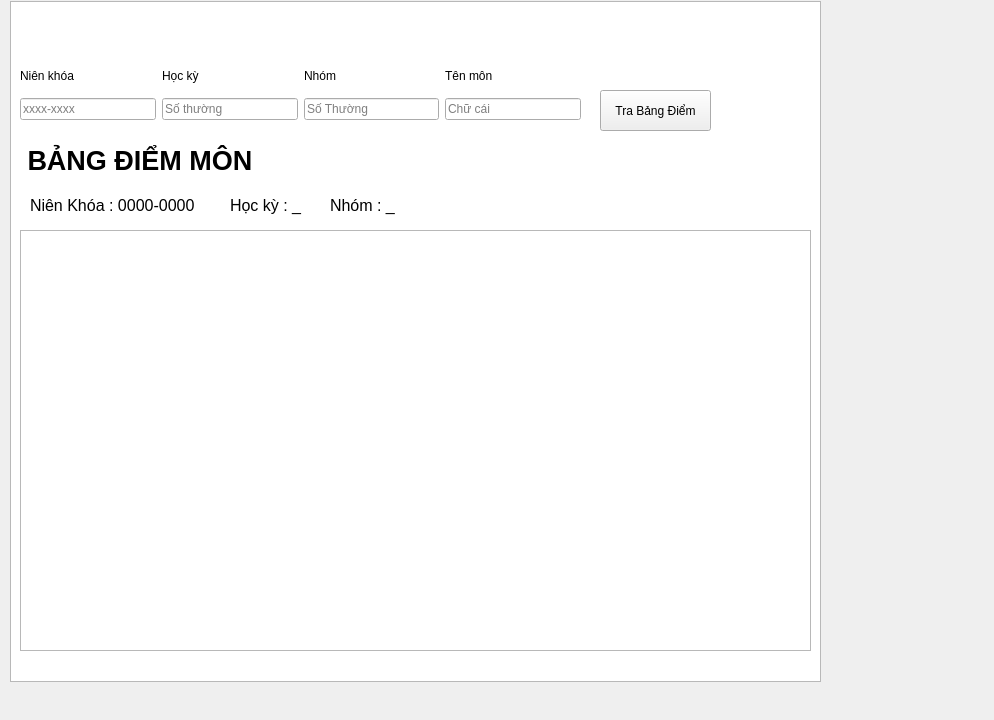
<?xml version="1.0" encoding="UTF-8"?>
<ui version="4.0">
 <class>diem_monhoc</class>
 <widget class="QWidget" name="diem_monhoc">
  <property name="geometry">
   <rect>
    <x>0</x>
    <y>0</y>
    <width>994</width>
    <height>720</height>
   </rect>
  </property>
  <property name="windowTitle">
   <string>Form</string>
  </property>
  <widget class="QLabel" name="label_topic">
   <property name="geometry">
    <rect>
     <x>20</x>
     <y>130</y>
     <width>781</width>
     <height>61</height>
    </rect>
   </property>
   <property name="font">
    <font>
     <pointsize>20</pointsize>
     <bold>true</bold>
    </font>
   </property>
   <property name="text">
    <string> BẢNG ĐIỂM MÔN</string>
   </property>
  </widget>
  <widget class="QTableView" name="tableView">
   <property name="geometry">
    <rect>
     <x>10</x>
     <y>1</y>
     <width>811</width>
     <height>681</height>
    </rect>
   </property>
  </widget>
  <widget class="QTableWidget" name="BangDiem_Widget">
   <property name="geometry">
    <rect>
     <x>20</x>
     <y>230</y>
     <width>791</width>
     <height>421</height>
    </rect>
   </property>
  </widget>
  <widget class="QPushButton" name="pushButton_TraBangDiem">
   <property name="geometry">
    <rect>
     <x>600</x>
     <y>90</y>
     <width>111</width>
     <height>41</height>
    </rect>
   </property>
   <property name="text">
    <string>Tra Bảng Điểm</string>
   </property>
  </widget>
  <widget class="QLabel" name="label_nienkhoa">
   <property name="geometry">
    <rect>
     <x>30</x>
     <y>190</y>
     <width>171</width>
     <height>31</height>
    </rect>
   </property>
   <property name="font">
    <font>
     <pointsize>12</pointsize>
    </font>
   </property>
   <property name="text">
    <string>Niên Khóa : 0000-0000</string>
   </property>
  </widget>
  <widget class="QLabel" name="label_hocky">
   <property name="geometry">
    <rect>
     <x>230</x>
     <y>190</y>
     <width>81</width>
     <height>31</height>
    </rect>
   </property>
   <property name="font">
    <font>
     <pointsize>12</pointsize>
    </font>
   </property>
   <property name="text">
    <string>Học kỳ : _</string>
   </property>
  </widget>
  <widget class="QLabel" name="label_nhom">
   <property name="geometry">
    <rect>
     <x>330</x>
     <y>190</y>
     <width>81</width>
     <height>31</height>
    </rect>
   </property>
   <property name="font">
    <font>
     <pointsize>12</pointsize>
    </font>
   </property>
   <property name="text">
    <string>Nhóm : _</string>
   </property>
  </widget>
  <widget class="QWidget" name="gridLayoutWidget_2">
   <property name="geometry">
    <rect>
     <x>20</x>
     <y>60</y>
     <width>561</width>
     <height>68</height>
    </rect>
   </property>
   <layout class="QGridLayout" name="gridLayout">
    <item row="0" column="0">
     <widget class="QLabel" name="label_9">
      <property name="maximumSize">
       <size>
        <width>71</width>
        <height>16</height>
       </size>
      </property>
      <property name="text">
       <string>Niên khóa</string>
      </property>
     </widget>
    </item>
    <item row="2" column="3">
     <widget class="QLineEdit" name="lineEdit__TenMon">
      <property name="placeholderText">
       <string>Chữ cái</string>
      </property>
     </widget>
    </item>
    <item row="2" column="1">
     <widget class="QLineEdit" name="lineEdit__Hocky">
      <property name="placeholderText">
       <string>Số thường</string>
      </property>
     </widget>
    </item>
    <item row="0" column="1">
     <widget class="QLabel" name="label_10">
      <property name="text">
       <string>Học kỳ</string>
      </property>
     </widget>
    </item>
    <item row="2" column="0">
     <widget class="QLineEdit" name="lineEdit__NienKhoa">
      <property name="placeholderText">
       <string>xxxx-xxxx</string>
      </property>
     </widget>
    </item>
    <item row="0" column="2">
     <widget class="QLabel" name="label_11">
      <property name="text">
       <string>Nhóm</string>
      </property>
     </widget>
    </item>
    <item row="2" column="2">
     <widget class="QLineEdit" name="lineEdit__Nhom">
      <property name="placeholderText">
       <string>Số Thường</string>
      </property>
     </widget>
    </item>
    <item row="0" column="3">
     <widget class="QLabel" name="label_12">
      <property name="text">
       <string>Tên môn</string>
      </property>
     </widget>
    </item>
   </layout>
  </widget>
  <zorder>tableView</zorder>
  <zorder>label_topic</zorder>
  <zorder>BangDiem_Widget</zorder>
  <zorder>pushButton_TraBangDiem</zorder>
  <zorder>label_nienkhoa</zorder>
  <zorder>label_hocky</zorder>
  <zorder>label_nhom</zorder>
  <zorder>gridLayoutWidget_2</zorder>
 </widget>
 <resources/>
 <connections/>
</ui>
